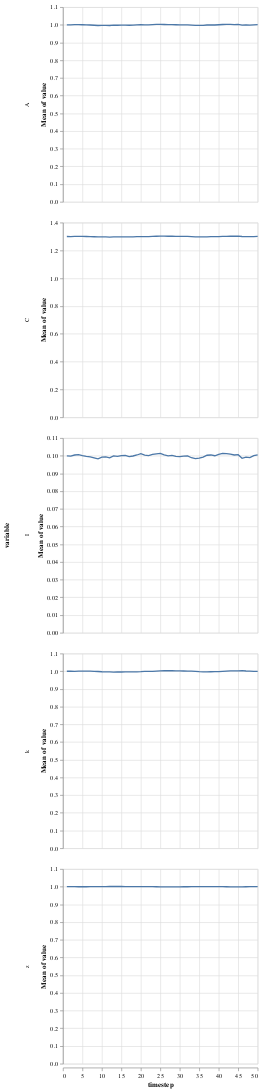

The code cell stored with this chart in its notebook:
### Code cell
get_table(simres4) |> @vlplot(:line, x=:timestep, y="mean(value)", row="variable:n", resolve={scale={y=:independent}})

### Figure 1 — Vega-Lite specification as saved in the notebook (floating-point values rounded to 4 significant figures; data arrays with more than 128 entries replaced by an {"elided": "..."} marker saying what was removed)
{"data": {"values": {"elided": "12750 records"}}, "encoding": {"row": {"field": "variable", "type": "nominal"}, "x": {"field": "timestep", "type": "quantitative"}, "y": {"aggregate": "mean", "field": "value", "type": "quantitative"}}, "mark": "line", "resolve": {"scale": {"y": "independent"}}}
